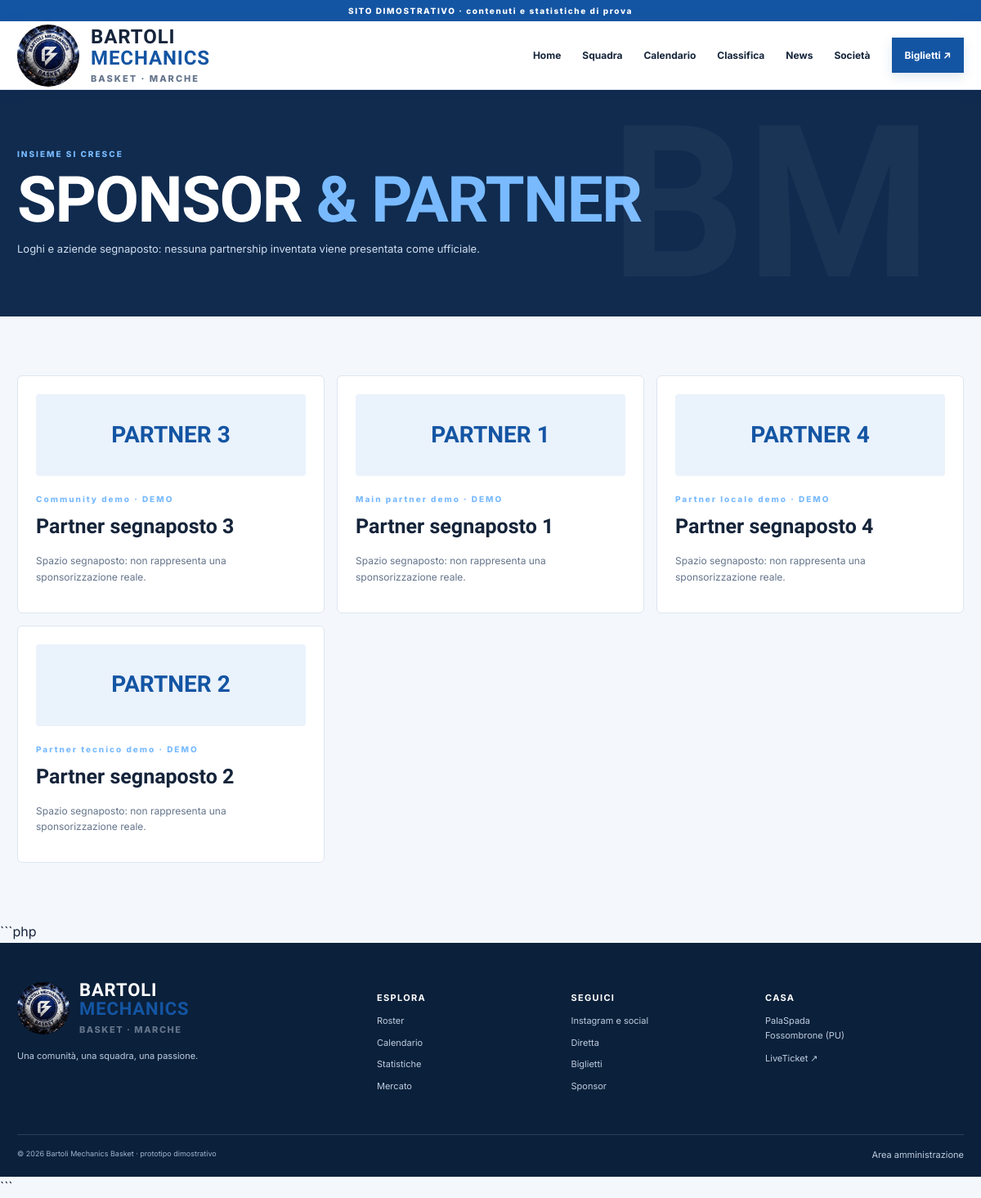
Page /sponsor.php on the committed database.
### tables this page shows
CREATE TABLE IF NOT EXISTS sponsors (id INT UNSIGNED AUTO_INCREMENT PRIMARY KEY, name VARCHAR(140) NOT NULL, category VARCHAR(100) NOT NULL DEFAULT 'Partner demo', description TEXT, logo_text VARCHAR(100), url VARCHAR(500), is_demo TINYINT(1) NOT NULL DEFAULT 1, created_at TIMESTAMP DEFAULT CURRENT_TIMESTAMP);

### app/controllers/page.php (called while the page is built)
<?php
$view=__DIR__.'/../views/'.$page.'.php'; if(!is_file($view)){http_response_code(404);$title='Pagina non trovata';require __DIR__.'/../views/404.php';exit;} require $view;

### public/sponsor.php (called while the page is built)
<?php require __DIR__.'/../app/bootstrap.php'; $page='sponsor'; $title='Sponsor'; require __DIR__.'/../app/controllers/page.php'; ?>

### app/bootstrap.php (called while the page is built, shortened)
<?php
function e($v): string
{
    return htmlspecialchars(
        (string) $v,
        ENT_QUOTES | ENT_SUBSTITUTE,
        'UTF-8'
    );
}

### app/views/sponsor.php (the view)
<?php require __DIR__.'/partials/header.php';$rows=$db->query('SELECT * FROM sponsors ORDER BY category,name')->fetchAll(); ?><section class="page-hero"><div class="wrap"><span class="eyebrow">INSIEME SI CRESCE</span><h1>SPONSOR <em>& PARTNER</em></h1><p>Loghi e aziende segnaposto: nessuna partnership inventata viene presentata come ufficiale.</p></div></section><section class="wrap section"><div class="sponsor-grid"><?php foreach($rows as $s): ?><article class="sponsor-card"><div class="sponsor-logo"><?= e($s['logo_text']) ?></div><span class="eyebrow"><?= e($s['category']) ?> · DEMO</span><h3><?= e($s['name']) ?></h3><p><?= e($s['description']) ?></p><?php if($s['url']): ?><a class="text-link" href="<?= e($s['url']) ?>" target="_blank" rel="noopener">Visita il sito ↗</a><?php endif; ?></article><?php endforeach; ?></div></section><?php require __DIR__.'/partials/footer.php'; ?>

### public/assets/css/style.css (style rules this page uses)
:root { --bg:#101114;--panel:#191a1f;--panel2:#222329;--red:#ed2939;--red2:#ff4654;--text:#f5f5f6;--muted:#a4a5ad;--line:#34353c;--white:#fff;--max:1180px }
* { box-sizing:border-box }
html { scroll-behavior:smooth }
body { margin:0;background:#f5f5f4;color:#16171a;font-family:Inter,Arial,sans-serif;line-height:1.6 }
.wrap { width:min(var(--max),calc(100% - 42px));margin-inline:auto }
.eyebrow { font-size:10px;letter-spacing:.2em;font-weight:800;color:var(--red);display:block }
.hero h1,.page-hero h1 { font-family:'Barlow Condensed',sans-serif;font-size:clamp(58px,9vw,112px);font-weight:800;line-height:.84;letter-spacing:-.02em;margin:23px 0 }
.hero h1 em,.page-hero h1 em,h2 em { font-style:normal;color:var(--red) }
.section { padding-top:72px;padding-bottom:72px }
.page-hero { background:#15161a;color:white;padding:70px 0 60px;position:relative;overflow:hidden }
.page-hero:after { content:'BM';position:absolute;right:5%;bottom:-70px;font-family:'Barlow Condensed';font-size:260px;font-weight:800;color:#ffffff07;pointer-events:none }
.page-hero h1 { font-size:clamp(48px,7vw,78px);margin:16px 0 }
.page-hero p { color:#b8b9c0;max-width:650px;font-size:13px }
.sponsor-grid { display:grid;grid-template-columns:repeat(3,1fr);gap:15px }
.sponsor-card { background:white;border:1px solid #e2e2e5;padding:22px }
.sponsor-logo { height:100px;background:#f0f0f2;display:grid;place-items:center;font-family:'Barlow Condensed';font-size:28px;font-weight:800;color:var(--red);margin-bottom:20px }
.sponsor-card h3 { font-family:'Barlow Condensed';font-size:25px;margin:6px 0 }
.sponsor-card p { font-size:12px;color:#777 }
:root { --bg: #f4f7fb; --panel: #ffffff; --panel2: #eaf1fa; --red: #1455a3; --red2: #2478d4; --text: #15243a; --muted: #64748b; --line: #d9e3ef; --white: #ffffff; --max: 1180px; }
body { background: #f4f7fb; color: #15243a; }
.eyebrow { color: #79baff; }
.hero h1 em, .page-hero h1 em, h2 em { color: #79baff; }
.dark-section, .spotlight, .page-hero { background: #102b4e; color: #fff; }
.spotlight p, .page-hero p { color: #d0deef; }
.page-hero::after { color: rgba(255, 255, 255, 0.045); }
.sponsor-card { border-color: #dce6f1; border-radius: 6px; }
.sponsor-logo { background: #eaf2fc; color: #1455a3; border-radius: 4px; }
.sponsor-card p { color: #64748b; }

### rows in the picture
sponsors: logo_text "PARTNER 3", category "Community demo", name "Partner segnaposto 3", description "Spazio segnaposto: non rappresenta una sponsorizzazione reale."
sponsors: logo_text "PARTNER 1", category "Main partner demo", name "Partner segnaposto 1", description "Spazio segnaposto: non rappresenta una sponsorizzazione reale."
sponsors: logo_text "PARTNER 4", category "Partner locale demo", name "Partner segnaposto 4", description "Spazio segnaposto: non rappresenta una sponsorizzazione reale."
sponsors: logo_text "PARTNER 2", category "Partner tecnico demo", name "Partner segnaposto 2", description "Spazio segnaposto: non rappresenta una sponsorizzazione reale."
